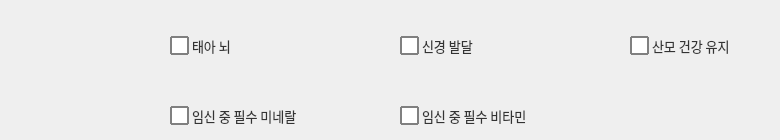
     <widget class="QWidget" name="tab_8">
      <attribute name="title">
       <string>임신/태아</string>
      </attribute>
      <widget class="QCheckBox" name="checkBox_95">
       <property name="geometry">
        <rect>
         <x>400</x>
         <y>100</y>
         <width>141</width>
         <height>31</height>
        </rect>
       </property>
       <property name="font">
        <font>
         <family>Leelawadee UI</family>
         <pointsize>-1</pointsize>
        </font>
       </property>
       <property name="styleSheet">
        <string notr="true">QCheckBox 
{
    spacing: 3px; /* 체크박스와 텍스트 사이 간격 */
    font-size: 13px;
    color: #333;
}

QCheckBox::indicator {
    width: 15px;
    height: 15px;
    border: 1.5px solid gray;        /* 기본 테두리 색상 */
    background-color: white;       /* 기본 배경색 */
    border-radius: 1px; 		/*모서리 둥글게*/
}

QCheckBox::indicator:checked {
    background-color: white;       /* 체크된 후 바탕색 */
    border: 1.5px solid red;         /* 체크된 후 테두리 */
    image: url(C:/intel_training/Ai_supplement/pill.png); /* 체크 표시 이미지 (선택 사항) */
}


QCheckBox::indicator:hover
{
background-color : #E0F2F1;

}
</string>
       </property>
       <property name="text">
        <string>임신 중 필수 비타민</string>
       </property>
       <property name="checkable">
        <bool>true</bool>
       </property>
       <property name="checked">
        <bool>false</bool>
       </property>
       <property name="autoRepeat">
        <bool>false</bool>
       </property>
      </widget>
      <widget class="QCheckBox" name="checkBox_96">
       <property name="geometry">
        <rect>
         <x>170</x>
         <y>30</y>
         <width>131</width>
         <height>31</height>
        </rect>
       </property>
       <property name="font">
        <font>
         <family>Leelawadee UI</family>
         <pointsize>-1</pointsize>
        </font>
       </property>
       <property name="styleSheet">
        <string notr="true">QCheckBox 
{
    spacing: 3px; /* 체크박스와 텍스트 사이 간격 */
    font-size: 13px;
    color: #333;
}

QCheckBox::indicator {
    width: 15px;
    height: 15px;
    border: 1.5px solid gray;        /* 기본 테두리 색상 */
    background-color: white;       /* 기본 배경색 */
    border-radius: 1px; 		/*모서리 둥글게*/
}

QCheckBox::indicator:checked {
    background-color: white;       /* 체크된 후 바탕색 */
    border: 1.5px solid red;         /* 체크된 후 테두리 */
    image: url(C:/intel_training/Ai_supplement/pill.png); /* 체크 표시 이미지 (선택 사항) */
}


QCheckBox::indicator:hover
{
background-color : #E0F2F1;

}
</string>
       </property>
       <property name="text">
        <string>태아 뇌</string>
       </property>
       <property name="checkable">
        <bool>true</bool>
       </property>
       <property name="checked">
        <bool>false</bool>
       </property>
       <property name="autoRepeat">
        <bool>false</bool>
       </property>
      </widget>
      <widget class="QCheckBox" name="checkBox_98">
       <property name="geometry">
        <rect>
         <x>170</x>
         <y>100</y>
         <width>151</width>
         <height>31</height>
        </rect>
       </property>
       <property name="font">
        <font>
         <family>Leelawadee UI</family>
         <pointsize>-1</pointsize>
        </font>
       </property>
       <property name="styleSheet">
        <string notr="true">QCheckBox 
{
    spacing: 3px; /* 체크박스와 텍스트 사이 간격 */
    font-size: 13px;
    color: #333;
}

QCheckBox::indicator {
    width: 15px;
    height: 15px;
    border: 1.5px solid gray;        /* 기본 테두리 색상 */
    background-color: white;       /* 기본 배경색 */
    border-radius: 1px; 		/*모서리 둥글게*/
}

QCheckBox::indicator:checked {
    background-color: white;       /* 체크된 후 바탕색 */
    border: 1.5px solid red;         /* 체크된 후 테두리 */
    image: url(C:/intel_training/Ai_supplement/pill.png); /* 체크 표시 이미지 (선택 사항) */
}


QCheckBox::indicator:hover
{
background-color : #E0F2F1;

}
</string>
       </property>
       <property name="text">
        <string>임신 중 필수 미네랄</string>
       </property>
       <property name="checkable">
        <bool>true</bool>
       </property>
       <property name="checked">
        <bool>false</bool>
       </property>
       <property name="autoRepeat">
        <bool>false</bool>
       </property>
      </widget>
      <widget class="QCheckBox" name="checkBox_100">
       <property name="geometry">
        <rect>
         <x>630</x>
         <y>30</y>
         <width>141</width>
         <height>31</height>
        </rect>
       </property>
       <property name="font">
        <font>
         <family>Leelawadee UI</family>
         <pointsize>-1</pointsize>
        </font>
       </property>
       <property name="styleSheet">
        <string notr="true">QCheckBox 
{
    spacing: 3px; /* 체크박스와 텍스트 사이 간격 */
    font-size: 13px;
    color: #333;
}

QCheckBox::indicator {
    width: 15px;
    height: 15px;
    border: 1.5px solid gray;        /* 기본 테두리 색상 */
    background-color: white;       /* 기본 배경색 */
    border-radius: 1px; 		/*모서리 둥글게*/
}

QCheckBox::indicator:checked {
    background-color: white;       /* 체크된 후 바탕색 */
    border: 1.5px solid red;         /* 체크된 후 테두리 */
    image: url(C:/intel_training/Ai_supplement/pill.png); /* 체크 표시 이미지 (선택 사항) */
}


QCheckBox::indicator:hover
{
background-color : #E0F2F1;

}
</string>
       </property>
       <property name="text">
        <string>산모 건강 유지</string>
       </property>
       <property name="checkable">
        <bool>true</bool>
       </property>
       <property name="checked">
        <bool>false</bool>
       </property>
       <property name="autoRepeat">
        <bool>false</bool>
       </property>
      </widget>
      <widget class="QCheckBox" name="checkBox_103">
       <property name="geometry">
        <rect>
         <x>400</x>
         <y>30</y>
         <width>141</width>
         <height>31</height>
        </rect>
       </property>
       <property name="font">
        <font>
         <family>Leelawadee UI</family>
         <pointsize>-1</pointsize>
        </font>
       </property>
       <property name="styleSheet">
        <string notr="true">QCheckBox 
{
    spacing: 3px; /* 체크박스와 텍스트 사이 간격 */
    font-size: 13px;
    color: #333;
}

QCheckBox::indicator {
    width: 15px;
    height: 15px;
    border: 1.5px solid gray;        /* 기본 테두리 색상 */
    background-color: white;       /* 기본 배경색 */
    border-radius: 1px; 		/*모서리 둥글게*/
}

QCheckBox::indicator:checked {
    background-color: white;       /* 체크된 후 바탕색 */
    border: 1.5px solid red;         /* 체크된 후 테두리 */
    image: url(C:/intel_training/Ai_supplement/pill.png); /* 체크 표시 이미지 (선택 사항) */
}


QCheckBox::indicator:hover
{
background-color : #E0F2F1;

}
</string>
       </property>
       <property name="text">
        <string>신경 발달</string>
       </property>
       <property name="checkable">
        <bool>true</bool>
       </property>
       <property name="checked">
        <bool>false</bool>
       </property>
       <property name="autoRepeat">
        <bool>false</bool>
       </property>
      </widget>
     </widget>
